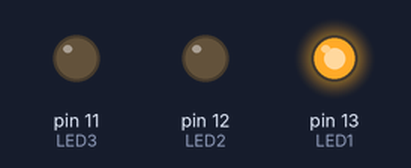
A sketch run on a simulated Arduino Uno, built with avr-gcc and run on an emulated ATmega328P. Parts: output pins drawn as LEDs (lit = HIGH).

Above: at 0.3 s.
At 0.9 s:
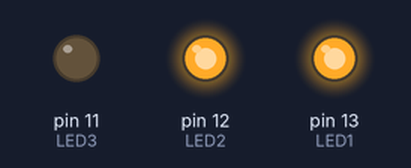
At 2.35 s:
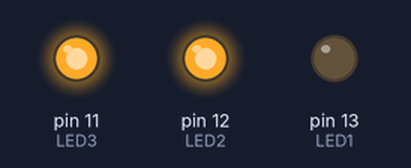
At 2.6 s:
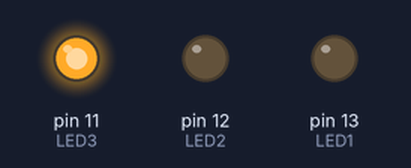
At 4.6 s:
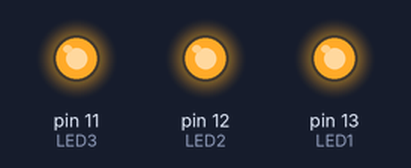
At 5.75 s:
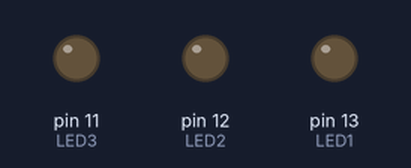
Timing chart, 0 to 6.7 s (numbered marks = the images above):
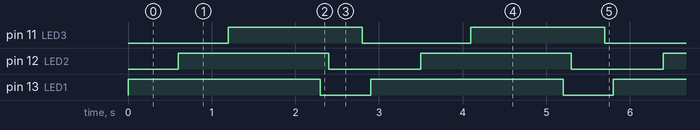

The sketch:

3led_Series.ino
```cpp
int LED1 = 13;
int LED2 = 12;
int LED3 = 11;

void setup()
{
  pinMode(LED1, OUTPUT);
  pinMode(LED2, OUTPUT);
  pinMode(LED3, OUTPUT);
}

void loop()
{
  digitalWrite(LED1, HIGH);
  delay(600);
  digitalWrite(LED2, HIGH);
  delay(600);
  digitalWrite(LED3, HIGH);
  delay(600);
   digitalWrite(LED1, HIGH);
  delay(100);
  digitalWrite(LED2, HIGH);
  delay(300);
  digitalWrite(LED3, HIGH);
  delay(100);
  digitalWrite(LED1, LOW);
  delay(100);
  digitalWrite(LED2, LOW);
  delay(400);
  digitalWrite(LED3, LOW);
  delay(100);
}
```

Measured:
- by itself, pin 11 (LED3): alternates HIGH for 1.6 s and LOW for 1.3 s
- by itself, pin 12 (LED2): alternates HIGH for 1.8 s and LOW for 1.1 s
- by itself, pin 13 (LED1): alternates HIGH for 2.3 s and LOW for 0.60 s
